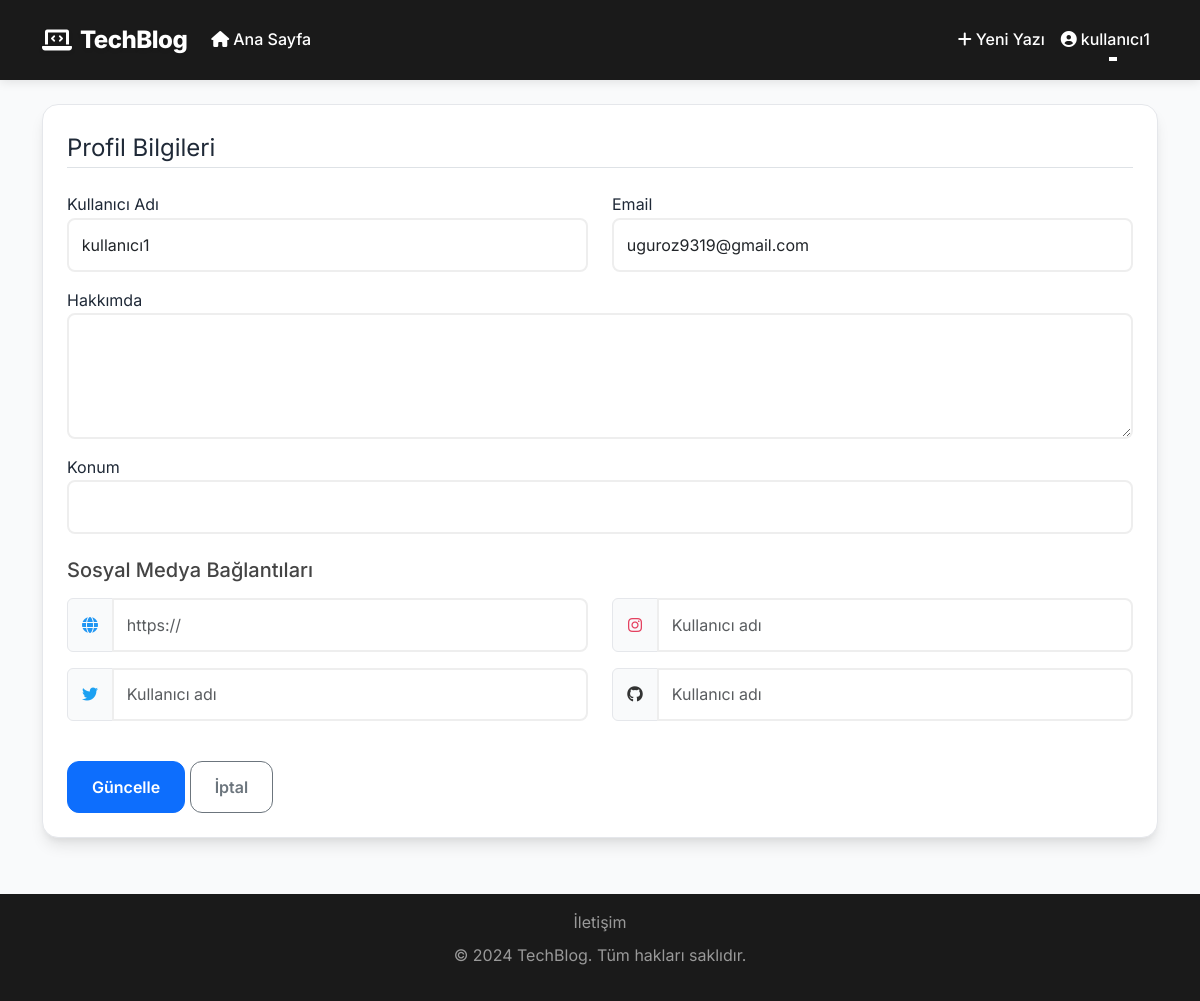
The page /profile/edit (signed in) on the database as committed earlier.
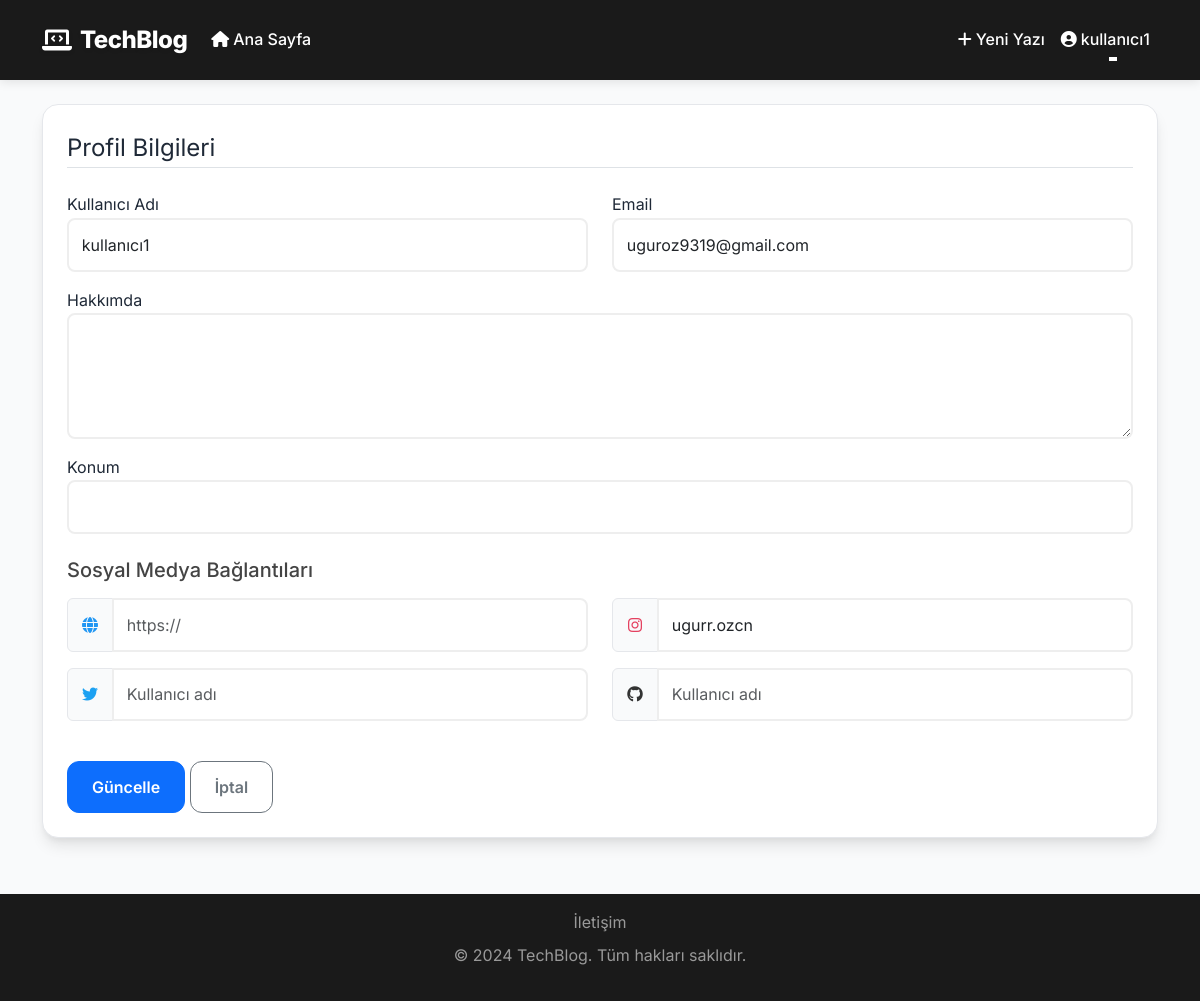
The same page on the database as committed later.
### blog/models.py (models this page shows, shortened)
class User(db.Model, UserMixin):
    id = db.Column(db.Integer, primary_key=True)
    username = db.Column(db.String(20), unique=True, nullable=False)
    email = db.Column(db.String(120), unique=True, nullable=False)
    password = db.Column(db.String(60), nullable=False)
    is_admin = db.Column(db.Boolean, default=False)
    bio = db.Column(db.Text, nullable=True)
    location = db.Column(db.String(100), nullable=True)
    website = db.Column(db.String(100), nullable=True)
    twitter = db.Column(db.String(100), nullable=True)
    instagram = db.Column(db.String(100), nullable=True)
    github = db.Column(db.String(100), nullable=True)
    join_date = db.Column(db.DateTime, nullable=False, default=datetime.utcnow)
    posts = db.relationship('Post', backref='author', lazy=True)
    likes = db.relationship('PostLike', backref='user', lazy=True)
    comments = db.relationship('Comment', backref='author', lazy=True)

### blog/users.py (the view)
@users.route("/profile/edit", methods=['GET', 'POST'])
@login_required
def edit_profile():
    form = UpdateProfileForm()
    if form.validate_on_submit():
        current_user.username = form.username.data
        current_user.email = form.email.data
        current_user.bio = form.bio.data
        current_user.location = form.location.data
        current_user.website = form.website.data
        current_user.twitter = form.twitter.data
        current_user.instagram = form.instagram.data
        current_user.github = form.github.data
        db.session.commit()
        flash('Profiliniz başarıyla güncellendi!', 'success')
        return redirect(url_for('users.profile', username=current_user.username))
    elif request.method == 'GET':
        form.username.data = current_user.username
        form.email.data = current_user.email
        form.bio.data = current_user.bio
        form.location.data = current_user.location
        form.website.data = current_user.website
        form.twitter.data = current_user.twitter
        form.instagram.data = current_user.instagram
        form.github.data = current_user.github
    return render_template('edit_profile.html', title='Profili Düzenle', form=form)

### blog/forms.py (shortened to what this page needs)
class UpdateProfileForm(FlaskForm):
    username = StringField('Kullanıcı Adı',
                         validators=[DataRequired(), Length(min=2, max=20)])
    email = StringField('Email',
                       validators=[DataRequired(), Email()])
    bio = TextAreaField('Hakkımda')
    location = StringField('Konum')
    website = StringField('Website', validators=[Optional(), URL()])
    twitter = StringField('Twitter')
    instagram = StringField('Instagram')
    github = StringField('GitHub')
    submit = SubmitField('Güncelle')

### blog/models.py (called while the page is built)
@login_manager.user_loader
def load_user(user_id):
    return User.query.get(int(user_id))

### blog/templates/edit_profile.html (shortened to what this page needs)
{% extends "layout.html" %}
{% block content %}
<div class="content-section">
    <form method="POST" action="">
        <fieldset class="form-group">
            <legend class="border-bottom mb-4">Profil Bilgileri</legend>
            <div class="row">
                <div class="col-md-6">
                    <div class="form-group mb-3">
                        {{ form.username.label(class="form-control-label") }}
                        {% if form.username.errors %}
                            {{ form.username(class="form-control is-invalid") }}
                            <div class="invalid-feedback">
                                {% for error in form.username.errors %}
                                    <span>{{ error }}</span>
                                {% endfor %}
                            </div>
                        {% else %}
                            {{ form.username(class="form-control") }}
                        {% endif %}
                    </div>
                </div>
                <div class="col-md-6">
                    <div class="form-group mb-3">
                        {{ form.email.label(class="form-control-label") }}
                        {% if form.email.errors %}
                            {{ form.email(class="form-control is-invalid") }}
                            <div class="invalid-feedback">
                                {% for error in form.email.errors %}
                                    <span>{{ error }}</span>
                                {% endfor %}
                            </div>
                        {% else %}
                            {{ form.email(class="form-control") }}
                        {% endif %}
                    </div>
                </div>
            </div>
            <div class="form-group mb-3">
                {{ form.bio.label(class="form-control-label") }}
                {{ form.bio(class="form-control", rows="4") }}
            </div>
            <div class="form-group mb-3">
                {{ form.location.label(class="form-control-label") }}
                {{ form.location(class="form-control") }}
            </div>
            <h5 class="mt-4 mb-3">Sosyal Medya Bağlantıları</h5>
            <div class="row">
                <div class="col-md-6">
                    <div class="form-group mb-3">
                        <div class="input-group">
                            <span class="input-group-text"><i class="fas fa-globe"></i></span>
                            {{ form.website(class="form-control", placeholder="https://") }}
                        </div>
                    </div>
                    <div class="form-group mb-3">
                        <div class="input-group">
                            <span class="input-group-text"><i class="fab fa-twitter"></i></span>
                            {{ form.twitter(class="form-control", placeholder="Kullanıcı adı") }}
                        </div>
                    </div>
                </div>
                <div class="col-md-6">
                    <div class="form-group mb-3">
                        <div class="input-group">
                            <span class="input-group-text"><i class="fab fa-instagram"></i></span>
                            {{ form.instagram(class="form-control", placeholder="Kullanıcı adı") }}
                        </div>
                    </div>
                    <div class="form-group mb-3">
                        <div class="input-group">
                            <span class="input-group-text"><i class="fab fa-github"></i></span>
                            {{ form.github(class="form-control", placeholder="Kullanıcı adı") }}
                        </div>
                    </div>
                </div>
            </div>
        </fieldset>
        <div class="form-group mt-4">
            {{ form.submit(class="btn btn-primary") }}
            <a class="btn btn-outline-secondary" href="{{ url_for('users.profile', username=current_user.username) }}">İptal</a>
        </div>
    </form>
</div>
{% endblock content %}

### blog/templates/layout.html (shortened to what this page needs)
<!DOCTYPE html>
<html lang="tr">
<head>
    <link rel="stylesheet" href="https://cdnjs.cloudflare.com/ajax/libs/font-awesome/6.0.0/css/all.min.css">
    <link href="https://cdn.jsdelivr.net/npm/bootstrap@5.3.0/dist/css/bootstrap.min.css" rel="stylesheet">
    <link href="https://cdn.quilljs.com/1.3.6/quill.snow.css" rel="stylesheet">
    <link rel="stylesheet" type="text/css" href="{{ url_for('static', filename='css/main.css') }}">
</head>
<body>
    <header class="site-header">
        <nav class="navbar navbar-expand-md navbar-dark fixed-top">
            <div class="container">
                <a class="navbar-brand d-flex align-items-center" href="{{ url_for('main.home') }}">
                    <i class="fas fa-laptop-code me-2"></i>
                    <span class="brand-text">TechBlog</span>
                </a>
                <div class="collapse navbar-collapse" id="navbarNav">
                    <ul class="navbar-nav me-auto">
                        <li class="nav-item">
                            <a class="nav-link" href="{{ url_for('main.home') }}">
                                <i class="fas fa-home me-1"></i>Ana Sayfa
                            </a>
                        </li>
                    </ul>
                    <ul class="navbar-nav">
                        {% if current_user.is_authenticated %}
                            <li class="nav-item">
                                <a class="nav-link" href="{{ url_for('main.new_post') }}">
                                    <i class="fas fa-plus me-1"></i>Yeni Yazı
                                </a>
                            </li>
                            <li class="nav-item dropdown">
                                <a class="nav-link dropdown-toggle" href="#" id="navbarDropdown" role="button" data-bs-toggle="dropdown">
                                    <i class="fas fa-user-circle me-1"></i>{{ current_user.username }}
                                </a>
                            </li>
                        {% endif %}
                    </ul>
                </div>
            </div>
        </nav>
    </header>
    <main role="main" class="container py-4">
        <div class="row">
            <div class="col-md-12">
                {% block content %}{% endblock %}
            </div>
        </div>
    </main>
    <footer class="footer mt-auto py-3 bg-dark">
        <div class="container text-center">
            <span class="text-muted">
                <a href="{{ url_for('main.contact') }}" class="text-muted text-decoration-none mx-2">İletişim</a>
            </span>
            <p class="text-muted mt-2">© 2024 TechBlog. Tüm hakları saklıdır.</p>
        </div>
    </footer>
</body>
</html>

Rows that differ between the two databases and show on the page:
changed User "kullanıcı1": instagram (not shown) → "ugurr.ozcn"
